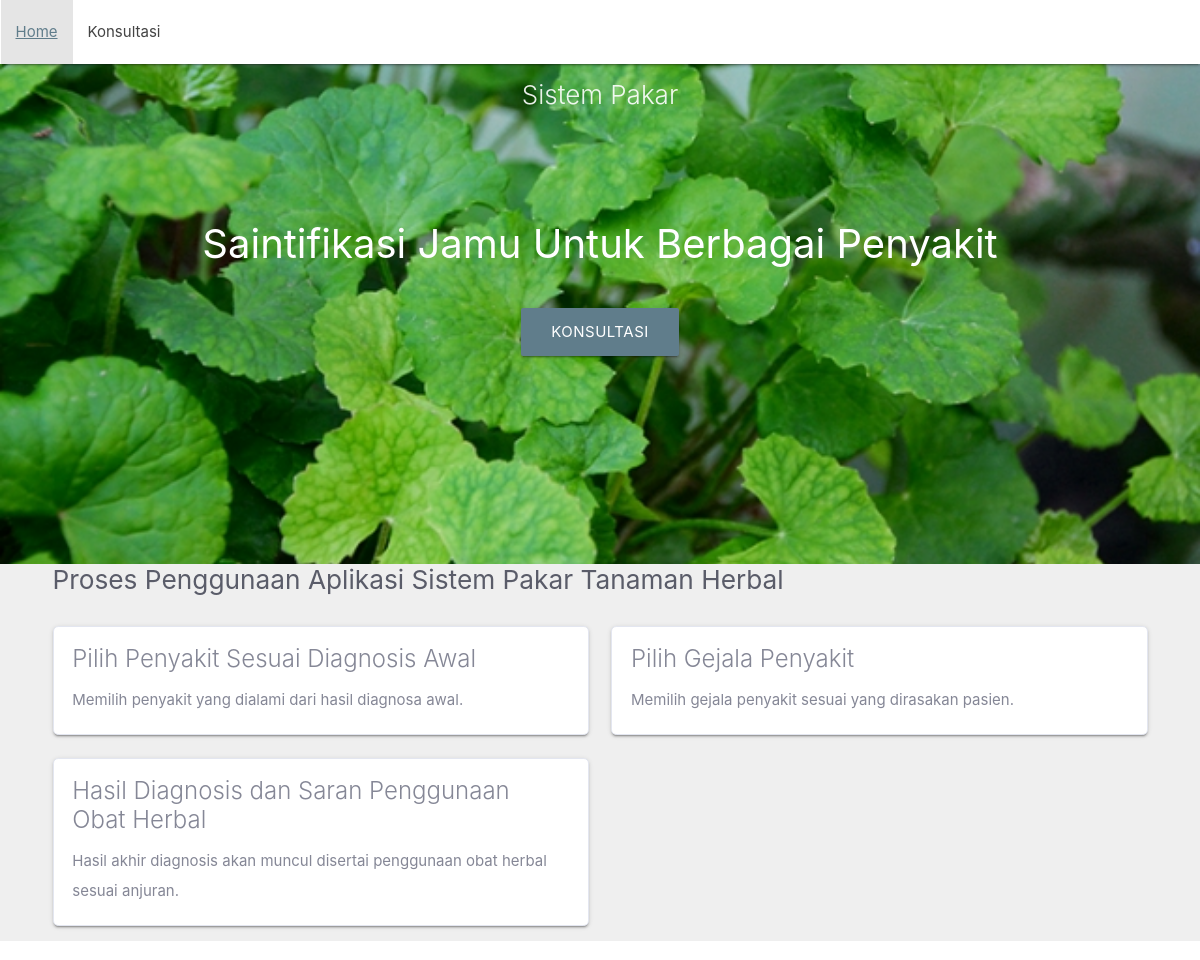
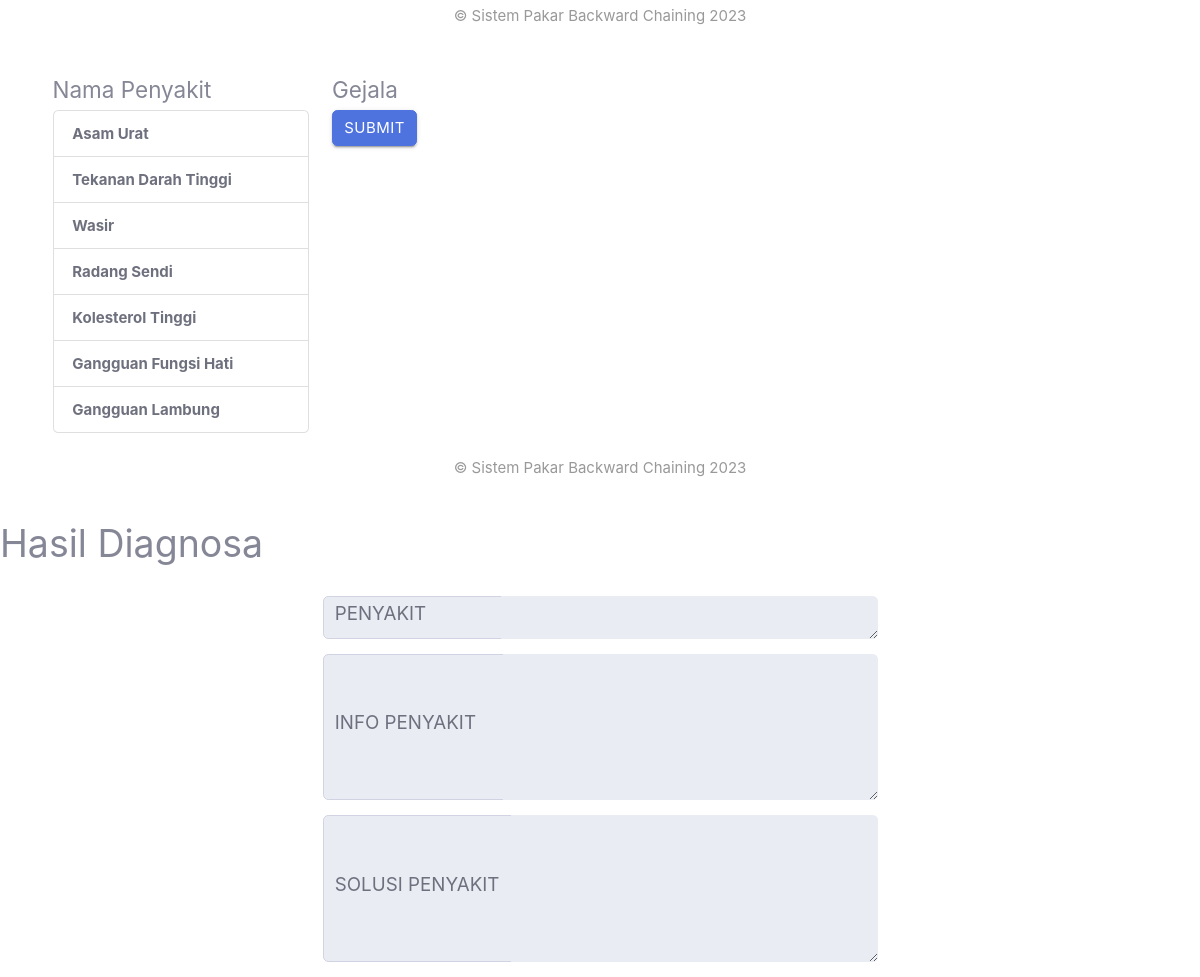
The page /result.php on the database its author committed (2 pictures, top to bottom).
### tables this page shows
CREATE TABLE `penyakit` (
  `id` int(10) NOT NULL,
  `kode` varchar(10) NOT NULL,
  `nama_penyakit` text NOT NULL,
  `keterangan` text NOT NULL
);

### proses_backward.php (called while the page is built, shortened)
<?php
include_once "koneksi.php";
include_once "rekomendasi.php";
?>

### rekomendasi.php (the view, shortened to what this page needs)
<?php
    include_once "header.php";
    include_once "koneksi.php";
?>
<body>
    <section id="hero" class="d-flex flex-column justify-content-end align-items-center">
            <div class = "index-banner">
                <div class="container">
                    <div class="foward" style="background-color: white; margin: 2   rem; padding: 1rem 2rem; border-radius: 10px">
                    </div>
                </div>
            </div>
    </section>
    <?php
    if (!isset($_GET["hasil"])) {
    ?>
        <section id="about" class="contact">
            <div class="container">
            <div class="row">
                    <div class="col-3">
                        <h4>Nama Penyakit</h4>
                        <div class="list-group" id="list-tab" role="tablist">
                            <?php
                            $sql = "SELECT `kode`, `nama_penyakit`, `keterangan` FROM `penyakit`";
                            $result = $mysqli->query($sql);
                            if ($result->num_rows > 0) {
                                while ($row = $result->fetch_assoc()) {
                                    echo "<a class='list-group-item list-group-item-action btn-outline-primary' id='list-home-list' data-bs-toggle='list' href='?selected={$row['kode']}#{$row['kode']}' role='tab' aria-controls='home'><b>{$row['nama_penyakit']}</b></a>";
                                }
                            } else {
                                echo "Data kosong";
                            }
                            ?>
                        </div>
                    </div>
                    <div class="col-9">
                        <h4>Gejala</h4>
                        <div class="tab-content" id="nav-tabContent">
                            <div
                                class="tab-pane fade show active"
                                id="#<?php
                                        if(isset($_GET['selected'])) {
                                            echo $_GET['selected'];
                                        }
                                    ?>"
                                role="tabpanel" aria-labelledby="list-home-list">
                                <form method="POST">
                                    <?php
                                }
                                    ?>
                                    <input type='submit' name="submit" class='btn btn-primary' id='hasil'>
                                </form>
                            </div>
                        </div>
                    </div>
                </div>
            </div>
        </section>
	<div class="footer-copyright" style="padding: 0px 0px">
      <div class="container">
        <p align="center" style="color: #999">&copy; Sistem Pakar Backward Chaining 2023</p>
      </div>
    </div>

### assets/css/style.css (style rules this page uses)
p { line-height: 2rem; }

### rows shown on the page
penyakit: nama_penyakit "Asam Urat"
penyakit: nama_penyakit "Tekanan Darah Tinggi"
penyakit: nama_penyakit "Wasir"
penyakit: nama_penyakit "Radang Sendi"
penyakit: nama_penyakit "Kolesterol Tinggi"
penyakit: nama_penyakit "Gangguan Fungsi Hati"
penyakit: nama_penyakit "Gangguan Lambung"
